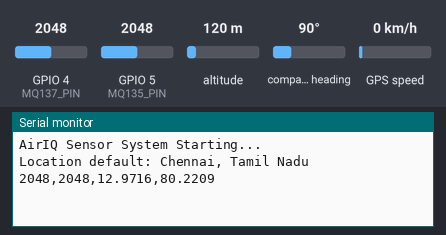
The sketch below on a simulated ESP32. On the bench: the last lines printed to the serial monitor. The inputs (shaded band) are chosen by the test bench; at power-on: GPIO 4 (MQ137_PIN) = 2048, GPIO 5 (MQ135_PIN) = 2048, altitude 120 m, compass heading 90°, GPS speed 0 km/h. The GPS gets a fix after 3 s at 37.7749, -122.4194 with 8 satellites.

Above: at 1.2 s.
1.3 s: GPIO 4 (MQ137_PIN) set to 2866
At 2.6 s:
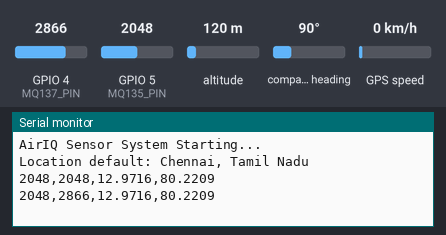
2.8 s: GPIO 5 (MQ135_PIN) set to 2866
At 4.2 s:
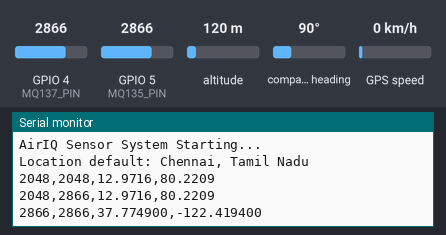
4.3 s: GPIO 4 (MQ137_PIN) set to 3972
5.8 s: GPIO 5 (MQ135_PIN) set to 3972
At 6.4 s:
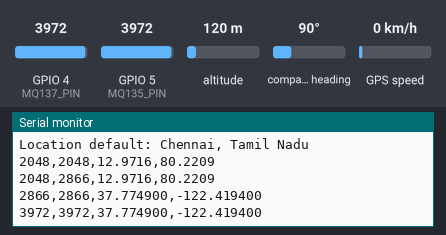
Timing chart, 0 to 8.3 s (numbered marks = the images above; inputs shaded):
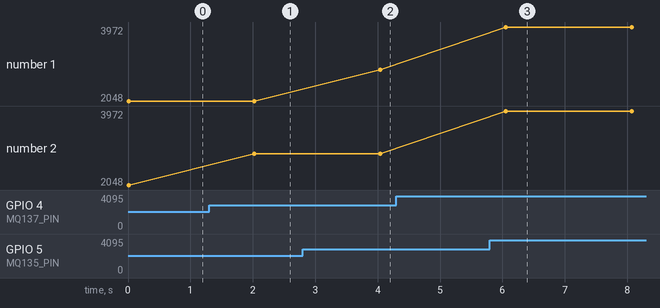

Measured:
- after the input at 1.3 s, the serial monitor: prints a new line after 0.72 s (image 1)
- after the input at 2.8 s, the serial monitor: prints a new line after 1.2 s (image 2)
- after the input at 5.8 s, the serial monitor: prints a new line after 0.25 s (image 3)
- plotted number 2: 2048 → 2866 after the input at 1.3 s

The sketch:

sketch_apr7a.ino
```cpp
#include <TinyGPS++.h>
#include <HardwareSerial.h>

// MQ Sensors
#define MQ137_PIN 4
#define MQ135_PIN 5

// GPS
#define GPS_RX 18
#define GPS_TX 19

// Chennai, Tamil Nadu default coordinates (used when GPS has no fix)
#define DEFAULT_LAT 12.9716
#define DEFAULT_LON 80.2209

TinyGPSPlus gps;
HardwareSerial gpsSerial(1);

void setup() {
  Serial.begin(115200);

  // Start GPS
  gpsSerial.begin(9600, SERIAL_8N1, GPS_RX, GPS_TX);

  Serial.println("AirIQ Sensor System Starting...");
  Serial.println("Location default: Chennai, Tamil Nadu");
}

void loop() {

  // ===== READ SENSORS =====
  int mq137Value = analogRead(MQ137_PIN);
  int mp135Value = analogRead(MQ135_PIN);

  // ===== READ GPS =====
  while (gpsSerial.available() > 0) {
    gps.encode(gpsSerial.read());
  }

  // ===== PRINT OUTPUT FORMATTED FOR PYTHON BACKEND =====
  // Expected format: mq135,mq137,latitude,longitude
  Serial.print(mp135Value);
  Serial.print(",");
  Serial.print(mq137Value);
  Serial.print(",");

  if (gps.location.isValid() &&
      !(gps.location.lat() == 0.0 && gps.location.lng() == 0.0)) {
    // Valid GPS fix
    Serial.print(gps.location.lat(), 6);
    Serial.print(",");
    Serial.println(gps.location.lng(), 6);
  } else {
    // GPS not available (indoor use) — use Chennai, Tamil Nadu as default
    Serial.print(DEFAULT_LAT, 4);
    Serial.print(",");
    Serial.println(DEFAULT_LON, 4);
  }

  delay(2000);
}
```
